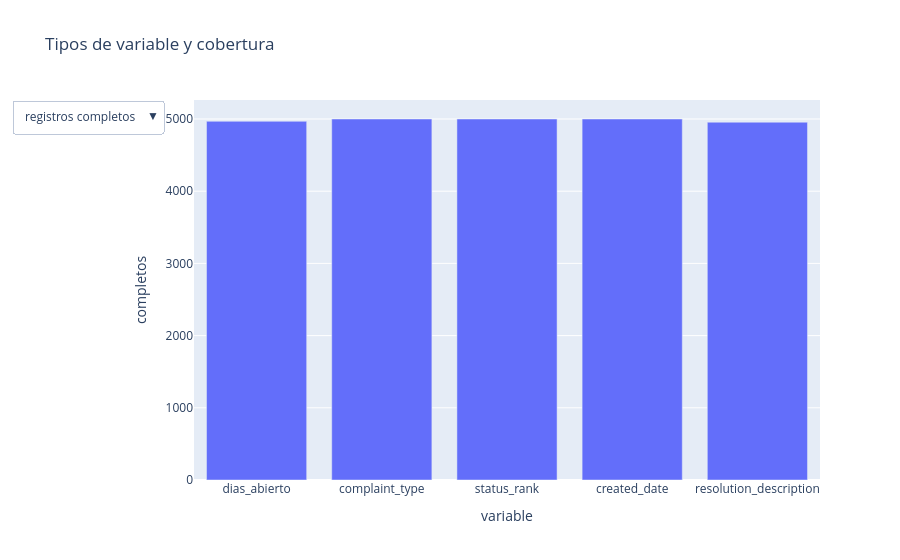

Notebook source saved alongside this figure:
### Code cell
# @title Explorar Tipos de variables { display-mode: "form" }
variables_meta = pd.DataFrame({
    "variable": ["dias_abierto", "complaint_type", "status_rank", "created_date", "resolution_description"],
    "tipo": ["numerica", "categorica", "ordinal", "fecha", "texto"],
    "completos": [df[c].notna().sum() for c in ["dias_abierto", "complaint_type", "status_rank", "created_date", "resolution_description"]],
    "faltantes_pct": [round(df[c].isna().mean() * 100, 2) for c in ["dias_abierto", "complaint_type", "status_rank", "created_date", "resolution_description"]],
})
fig = px.bar(variables_meta, x="variable", y="completos", hover_data=["tipo", "faltantes_pct"], title="Tipos de variable y cobertura")
fig.update_layout(updatemenus=[{"buttons": [
    {"label": "registros completos", "method": "update", "args": [{"y": [variables_meta["completos"]]}, {"yaxis": {"title": "registros completos"}}]},
    {"label": "% faltante", "method": "update", "args": [{"y": [variables_meta["faltantes_pct"]]}, {"yaxis": {"title": "% faltante"}}]},
]}])
fig.show()


display(Markdown("**Lo que muestra:** La misma tabla mezcla numero, categoria, orden, fecha y texto; cada tipo pide operaciones distintas."))

### Figure 1 — Plotly figure (JSON) as saved in the notebook; plotly's stock layout.template omitted (floating-point values rounded to 4 significant figures)
{"data": [{"customdata": [["numerica", 0.64], ["categorica", 0.0], ["ordinal", 0.0], ["fecha", 0.0], ["texto", 0.88]], "hovertemplate": "variable=%{x}<br>completos=%{y}<br>tipo=%{customdata[0]}<br>faltantes_pct=%{customdata[1]}<extra></extra>", "legendgroup": "", "marker": {"color": "#636efa", "pattern": {"shape": ""}}, "name": "", "orientation": "v", "showlegend": false, "textposition": "auto", "type": "bar", "x": ["dias_abierto", "complaint_type", "status_rank", "created_date", "resolution_description"], "xaxis": "x", "y": [4968, 5000, 5000, 5000, 4956], "yaxis": "y"}], "layout": {"barmode": "relative", "legend": {"tracegroupgap": 0}, "title": {"text": "Tipos de variable y cobertura"}, "updatemenus": [{"buttons": [{"args": [{"y": [[4968, 5000, 5000, 5000, 4956]]}, {"yaxis": {"title": "registros completos"}}], "label": "registros completos", "method": "update"}, {"args": [{"y": [[0.64, 0.0, 0.0, 0.0, 0.88]]}, {"yaxis": {"title": "% faltante"}}], "label": "% faltante", "method": "update"}]}], "xaxis": {"anchor": "y", "domain": [0.0, 1.0], "title": {"text": "variable"}}, "yaxis": {"anchor": "x", "domain": [0.0, 1.0], "title": {"text": "completos"}}}}
